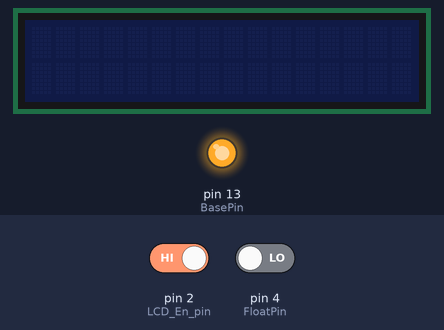
The sketch below on a simulated Arduino Uno, built with avr-gcc and run on an emulated ATmega328P. On the bench: 16×2 character LCD, output pins drawn as LEDs (lit = HIGH). The inputs (shaded band) are chosen by the test bench; at power-on: pin 2 (LCD_En_pin) HIGH, pin 4 (FloatPin) LOW. The local clock reads 2024-03-15 10:24:30 at power-on unless the sketch sets it; EEPROM starts erased; what the sketch prints to the serial monitor is not drawn.

Above: at 1.2 s.
1.3 s: pin 2 (LCD_En_pin) driven LOW and pin 4 (FloatPin) driven HIGH
At 6.1 s:
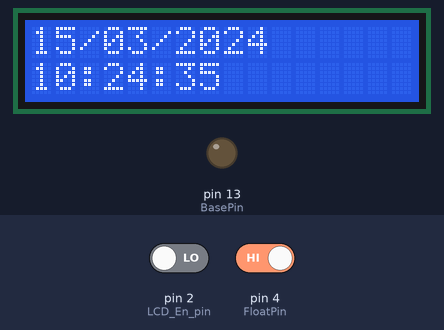
At 11.1 s:
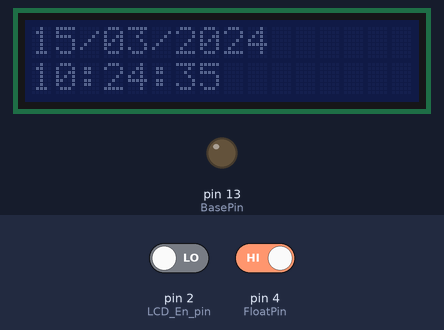
Timing chart, 0 to 12.6 s (numbered marks = the images above; inputs shaded):
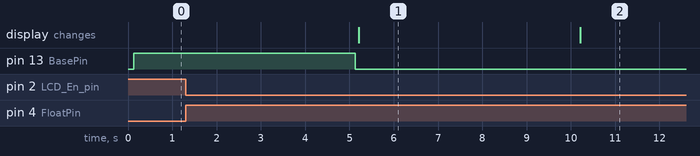

The sketch:

arugino.ino
```cpp
#include <Wire.h>
#include <LCD.h>
#include <LiquidCrystal_I2C.h>
#include <DS3231.h>
#include <EEPROM.h>
#include "arugino.h"

int BasePin    = 13; // output pin for NPN base
int MoistPin   = A0;
int MoistVal   = 0;
int FloatPin   = 4;
int FloatState = 0;
int ButtonPin  = 2;
int Watrd = 0;
const int PumpOnUs    = 5000;
const int MoistThresh = 190;  // MOISTURE SENSOR THRESHOLD
//const unsigned long interval=60000; // the time we need to wait - 8 sec for debug
//const unsigned long interval=86400000;   // the time we need to wait - 24 hours
const unsigned long interval=86400000/2; // the time we need to wait - 12 hours
unsigned long previousMillis; // millis() returns unsigned long
unsigned long currentMillis;
int ButtonFlag = 0;
int CheckMoist = 1;
DS3231 rtc(SDA, SCL);
LiquidCrystal_I2C lcd(LCD_ADDR,LCD_En_pin,LCD_Rw_pin,LCD_Rs_pin,LCD_D4_pin,LCD_D5_pin,LCD_D6_pin,LCD_D7_pin);

// Declare Mem Units stuff:
// Memory is split into units - a unit per moist sensor reading.
// It holds the following information:
// - Time stamp
// - Sensor read value
// - Boolean flag - was irrigated or not
// In order to access the units information easily - we'll hold an array of unit base addresses.
uint8_t CurrMemUnit = 0;                                        // There are ~93 units (of 11 bytes) in EEPROM, so uint8_t is enough
const int MemUnitLen         = 11;                              // Sens - 1B, Tstamp-8B, Watrd flag - 1B
const int MemUnitBarrier     = EEPROM.length()/MemUnitLen-2;    // Last Memory unit is reserved for Curr unit address & Last irrigation Tstamp
const int NumMemUnits        = 90;                              // NumMemUnits < MemUnitBarrier/MemUnitLen;
// 2 Special addresses:
const int MemAddr_WatrdTs    = EEPROM.length()-(1*MemUnitLen);  // Address of Last Irrigation's Tstamp
const int MemAddr_CurrUnit   = EEPROM.length()-1;               // Address of Last written memory unit
int MemUnitArr[NumMemUnits];
int MemReadVal;


void setup() {
  Serial.begin(9600);

  pinMode(BasePin, OUTPUT);
  digitalWrite(BasePin, LOW); // disable pump
  attachInterrupt(0, ButtonISR, FALLING); // set button interrupt - external int0
  previousMillis = millis();

  // Set RTC
  // Initialize the rtc object
  rtc.begin();
  // Uncomment for setting RTC time and date
//  rtc.setDOW(THURSDAY);     // Set Day-of-Week to SUNDAY
//  rtc.setTime(22, 48, 0);     // Set the time to 12:00:00 (24hr format)
//  rtc.setDate(5, 4, 2018);   // Set the date to January 1st, 2014
  // Print current RTC time
  PrintTimeRTC();
  Serial.println();

  // initialize current mem address
  //EEPROM.write(MemAddr_CurrUnit, 0); // AFTER 1ST TIME SHOULD BE COMMENTED (so that between log checks will not erase log)
  CurrMemUnit = (uint8_t)EEPROM.read(MemAddr_CurrUnit);
  MemUnitInit(MemUnitArr,0,NumMemUnits,MemUnitLen); // initialize MemUnitArr with unit addresses

  // LCD init
  lcd.begin (16,2);
  // Switch on the backlight
  lcd.setBacklightPin(LCD_BACKLIGHT_PIN,POSITIVE);
  lcd.setBacklight(LOW);
  lcd.home (); // go home
}

void loop() {
  if (CheckMoist == 1)
    {
      // READ MOISTURE
      MoistVal = analogRead(MoistPin) / 4; // divide by 4 to write only 1 EEPRM byte
      Serial.print("Moist Sensor value: ");
      Serial.println(MoistVal);

      // DRY SOIL
      if(MoistVal < MoistThresh) {
        Serial.println("Soil is DRY - operate pump!");

        // CHECK WATER LEVEL
        FloatState = digitalRead(FloatPin);
        Serial.print("Float State is: ");
        Serial.println(FloatState);
        if(FloatState){
          Serial.println("Float Switch ON - NOT floating (NOT enough water)");
          digitalWrite(BasePin, LOW);
          Watrd = 0;
        }
        else {
          Serial.println("Float Switch OFF - floating (enough water)");
          // Pump
          digitalWrite(BasePin, HIGH);
          delay(PumpOnUs);
          digitalWrite(BasePin, LOW);
          Watrd = 1;
        }
        Serial.println();
        }

      // MOIST SOIL
      else
      {
        Watrd = 0;
        Serial.println("Soil is MOIST");
      }
      // Write moisture value, time-stamp and watered flag in memory (for log and LCD display)
      // In addition - update CurrMemUnit for next round
      CurrMemUnit = MemWrite(CurrMemUnit, MoistVal, Watrd, FloatState);
      previousMillis = millis(); // capture time of last irrigation, to be used in next cycle
    }
    currentMillis = millis();
    if (currentMillis - previousMillis < interval) { // didn't pass yet
      CheckMoist = 0;
      if (ButtonFlag == 1) // if button was pressed - print last irrigation
         log_print();
    }
    else
      CheckMoist = 1;
}


//------------//
//   EEPROM   //
//------------//
// After declaring an array of Mem Units,
// we'll initialize the array with addresses.
void MemUnitInit(int MemUnitArr[], int BaseAddr, int ArrLen, int UnitLen) {
  for (int i=0; i<ArrLen; i++) {
    MemUnitArr[i] = BaseAddr + i*UnitLen;
  }
}

// MemWrite gets current mem unit, sensor value and watered bool.
// It writes the data to the memory unit.
// It then writes current address in special mem address and returns it for next round.
uint8_t MemWrite(uint8_t CurrUnit, int Sens, int Watrd, int TankEmpty)
{
  // Sensor value
  if (CurrUnit > MemUnitBarrier) // Check that we have enough space to write sensor value & ts, otherwise go to beggining
    CurrUnit = 0;

  EEPROM.write(MemUnitArr[CurrUnit], Sens);                     // sensor value
  MemWriteTstamp((MemUnitArr[CurrUnit]));                       // time stamp
  EEPROM.write((MemUnitArr[CurrUnit]+OFF_TANK), TankEmpty);     // water tank empty flag
  EEPROM.write((MemUnitArr[CurrUnit]+OFF_WATRD), Watrd);        // watered flag
  CurrUnit++;
  EEPROM.write(MemAddr_CurrUnit, CurrUnit);                     // write curr unit in special mem address
  if (Watrd == 1)
    MemWriteTstamp(MemAddr_WatrdTs);                            // time stamp of watering
  return CurrUnit;
}

void MemWriteTstamp(int addr)
{
  Time t = rtc.getTime();
  uint8_t t_year_byte [2];
  t_year_byte[0] = (t.year & 0xFF);
  t_year_byte[1] = (t.year >> 8);
  EEPROM.write(addr+OFF_DOW,    t.dow);             // DOW
  EEPROM.write(addr+OFF_DATE,   t.date);            // DATE
  EEPROM.write(addr+OFF_MON,    t.mon);             // MON
  EEPROM.write(addr+OFF_YEAR0,  t_year_byte[0]);    // YEAR (B0)
  EEPROM.write(addr+OFF_YEAR1,  t_year_byte[1]);    // YEAR (B1)
  EEPROM.write(addr+OFF_HOUR,   t.hour);            // HOUR
  EEPROM.write(addr+OFF_MIN,    t.min);             // MIN
  EEPROM.write(addr+OFF_SEC,    t.sec);             // SEC
}

Time MemReadTstamp(int addr)
{
  Time t;
  uint8_t t_year_byte [2];
  t_year_byte[0] = (t.year & 0xFF);
  t_year_byte[1] = (t.year >> 8);
  t.dow             = EEPROM.read(addr+OFF_DOW);    // DOW
  t.date            = EEPROM.read(addr+OFF_DATE);   // DATE
  t.mon             = EEPROM.read(addr+OFF_MON);    // MON
  t_year_byte[0]    = EEPROM.read(addr+OFF_YEAR0);  // YEAR (B0)
  t_year_byte[1]    = EEPROM.read(addr+OFF_YEAR1);  // YEAR (B1)
  t.hour            = EEPROM.read(addr+OFF_HOUR);   // HOUR
  t.min             = EEPROM.read(addr+OFF_MIN);    // MIN
  t.sec             = EEPROM.read(addr+OFF_SEC);    // SEC
  t.year            = ((uint16_t)t_year_byte[1] << 8) | t_year_byte[0];
  return t;
}


//------------------//
// Button Interrupt //
//------------------//
// TODO: will this work when arduino in sleep? should modify that interrupt wakes it first?
// Button reads and prints all moisture sensor values and tstamp written in memory.
// It also reads tstamp of last irrigation and prints it to LCD
void ButtonISR()
{
  static unsigned long last_interrupt_time = 0;
  unsigned long interrupt_time = millis();
  // If interrupts come faster than 200ms, assume it's a bounce and ignore
  if (interrupt_time - last_interrupt_time > 200)
  {
    ButtonFlag = 1; // flag button was pressed, for irrigation print & LCD display
  }
  last_interrupt_time = interrupt_time;
}


//------------//
//     RTC    //
//------------//
void PrintTimeRTC()
  {
    // Send Day-of-Week
    Serial.print(rtc.getDOWStr());
    Serial.print(" ");

    // Send date
    Serial.print(rtc.getDateStr());
    Serial.print(" -- ");

    // Send time
    Serial.println(rtc.getTimeStr());
  }

//------------//
//     LOG    //
//------------//
void log_print()
{
  int CurrUnit = EEPROM.read(MemAddr_CurrUnit);
  Time CurrTs;
  uint8_t CurrTsYearByte [2];
  char dt[16];
  char tm[16];
  uint8_t Watrd;
  uint8_t TankEmpty;

  ButtonFlag = 0;
  // LCD print
  lcd.setCursor ( 0, 0 );
  Time Watrd_ts = MemReadTstamp(MemAddr_WatrdTs);
  char Watrd_dt[16];
  char Watrd_tm[16];
  // LCD - last irrigation time
  lcd.setBacklight(HIGH); // Backlight on
  sprintf(Watrd_dt, "%02d/%02d/%04d", Watrd_ts.date,Watrd_ts.mon,Watrd_ts.year);
  sprintf(Watrd_tm, "%02d:%02d:%02d", Watrd_ts.hour,Watrd_ts.min,Watrd_ts.sec);
  lcd.print(Watrd_dt);
  lcd.setCursor ( 0, 1 );
  lcd.print(Watrd_tm);
  delay(5000);
  lcd.setBacklight(LOW);  // Backlight off


  // Memory log print to serial monitor
  Serial.println("\n\n");
  Serial.println("Saved Moisture Values:");
  Serial.println("index\tvalue\tDate\t   Time\t     Tank Empty\t    Watered");
  Serial.println("-----\t-----\t----\t   ----\t     ----------\t    -------");
  for (int i=0; i<CurrUnit; i=i+1)
  {
    MemReadVal          = EEPROM.read(MemUnitArr[i]+OFF_SENS);
    CurrTs.dow          = EEPROM.read(MemUnitArr[i]+OFF_DOW);
    CurrTs.date         = EEPROM.read(MemUnitArr[i]+OFF_DATE);
    CurrTs.mon          = EEPROM.read(MemUnitArr[i]+OFF_MON);
    CurrTsYearByte[0]   = EEPROM.read(MemUnitArr[i]+OFF_YEAR0);
    CurrTsYearByte[1]   = EEPROM.read(MemUnitArr[i]+OFF_YEAR1);
    CurrTs.year         = ((uint16_t)CurrTsYearByte[1] << 8) | CurrTsYearByte[0];
    CurrTs.hour         = EEPROM.read(MemUnitArr[i]+OFF_HOUR);
    CurrTs.min          = EEPROM.read(MemUnitArr[i]+OFF_MIN);
    CurrTs.sec          = EEPROM.read(MemUnitArr[i]+OFF_SEC);
    TankEmpty           = EEPROM.read(MemUnitArr[i]+OFF_TANK);
    Watrd               = EEPROM.read(MemUnitArr[i]+OFF_WATRD);
    sprintf(dt, "%02d/%02d/%04d", CurrTs.date,CurrTs.mon,CurrTs.year);
    sprintf(tm, "%02d:%02d:%02d", CurrTs.hour,CurrTs.min,CurrTs.sec);
    Serial.print(i);
    Serial.print("\t");
    Serial.print(MemReadVal);
    Serial.print("\t");
    Serial.print(dt);
    Serial.print(" ");
    Serial.print(tm);
    Serial.print("  ");
    (TankEmpty==1) ? Serial.print("True") : Serial.print("False");
    Serial.print("\t    ");
    (Watrd==1) ? Serial.print("True") : Serial.print("False");
    Serial.println();
  }
  Serial.println("\n\n");
}
```

arugino.h
```cpp
// TIME defines
#define TIME_HEADER  "T"   // Header tag for serial time sync message
#define TIME_REQUEST  7    // ASCII bell character requests a time sync message

// LCD defines
#define  LCD_ADDR            0x3F
#define  LCD_BACKLIGHT_PIN   3
#define  LCD_En_pin          2
#define  LCD_Rw_pin          1
#define  LCD_Rs_pin          0
#define  LCD_D4_pin          4
#define  LCD_D5_pin          5
#define  LCD_D6_pin          6
#define  LCD_D7_pin          7

// Memory unit - offset defines
#define OFF_SENS  0
#define OFF_DOW   1
#define OFF_DATE  2
#define OFF_MON   3
#define OFF_YEAR0 4
#define OFF_YEAR1 5
#define OFF_HOUR  6
#define OFF_MIN   7
#define OFF_SEC   8
#define OFF_TANK  9
#define OFF_WATRD 10
```

Measured:
- after the input at 1.3 s, the display: changes after 3.9 s (image 1)
- what the display in image 1 shows lasts 5.0 s, from 5.2 s to 10.2 s
